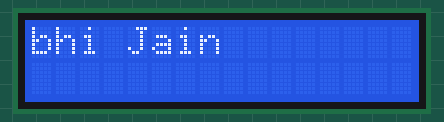
Simulated run of this sketch. Board: Arduino Uno, built with avr-gcc and run on an emulated ATmega328P. On the bench: 16×2 character LCD.

Above: at 0.13 s.
At 1.3 s:
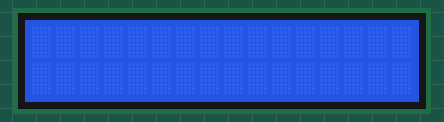
At 3.14 s:
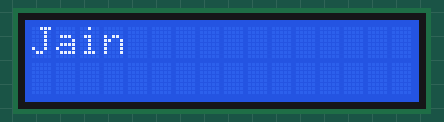
At 4.94 s:
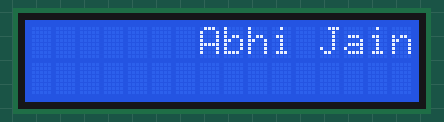
At 6.74 s:
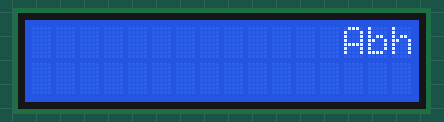
At 8.7 s:
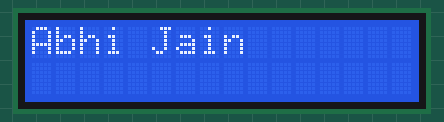

Measured:
- by itself, everything shown: repeats every 9.7 s, in 50 steps
- what the display in image 1 shows lasts 1.3 s, from 1.3 s to 2.6 s
- what the display in image 5 shows lasts 1.2 s, from 8.6 s to 9.8 s

The sketch:

LCD_Display.ino
```cpp
#include <LiquidCrystal.h>
LiquidCrystal lcd(12, 11, 5, 4, 3, 2);

void setup() {
  lcd.begin(16, 2);
  lcd.print("Abhi Jain");
}

void loop() {
  for (int positionCounter = 0; positionCounter < 13; positionCounter++) {
    lcd.scrollDisplayLeft();
    delay(150);
  }
  for (int positionCounter = 0; positionCounter < 29; positionCounter++) {
    lcd.scrollDisplayRight();
    delay(150);
  }
  for (int positionCounter = 0; positionCounter < 16; positionCounter++) {
    lcd.scrollDisplayLeft();
    delay(150);
  }
  delay(1000);
}
 
```
